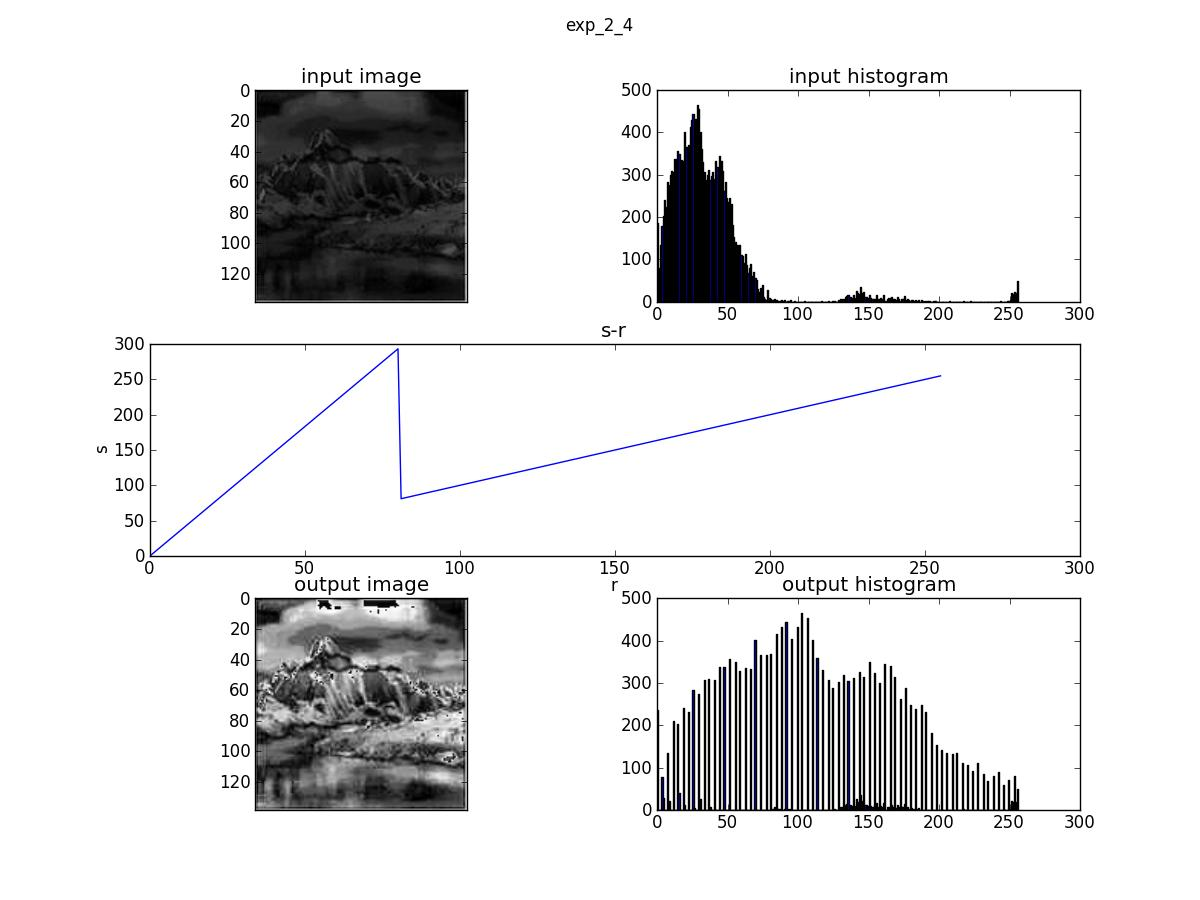

The Python source for this figure:
# -*- coding : utf-8 -*- 

import matplotlib.pylab as pl
import matplotlib.cm as cm
import numpy as np
import Image

def trans_line(r):
    if r <= 30:
        s = (110/float(30))*r
    elif r <= 80:
        s = (110/float(30))*(r-30) + 110
    else:
        s = r
    return s 
            
mountain_0 = np.asarray(Image.open('mountain.jpg').convert('L'))
(M,N) = mountain_0.shape
fig = pl.figure(figsize=(12,9))
# ax1
ax1 = fig.add_subplot(321)
ax1.imshow(mountain_0,cmap=cm.gray,norm=pl.Normalize(vmin=0,vmax=255))
ax1.set_title('input image')
ax1.set_xticks([])
# ax2
ax2 = fig.add_subplot(322)
hist_0,x_0 = np.histogram(mountain_0.flatten(),bins=256,range=(0,256))
ax2.bar(x_0[:-1],hist_0)
ax2.set_title('input histogram')
# ax3,4
r = np.arange(0,256)
s = [trans_line(x) for x in r]
ax34 = fig.add_subplot(3,2,(3,4))
ax34.plot(r,s)
ax34.set_title('s-r')
ax34.set_xlabel('r')
ax34.set_ylabel('s')
#ax5
mountain_1 = mountain_0.copy()
for m in range(M):
    for n in range(N):
        mountain_1[m,n] = trans_line(mountain_0[m,n])
ax5 = fig.add_subplot(325)
ax5.imshow(mountain_1,cmap=cm.gray,norm=pl.Normalize(vmin=0,vmax=255))
ax5.set_title('output image')
ax5.set_xticks([])

#ax6
ax6 = fig.add_subplot(326)
hist_1,x_1 = np.histogram(mountain_1.flatten(),bins=256,range=(0,256))
ax6.bar(x_1[:-1],hist_1)
ax6.set_title('output histogram')

fig.suptitle('exp_2_4')
fig.savefig('exp_2_4.jpg')
fig.savefig('exp_2_4.eps')

